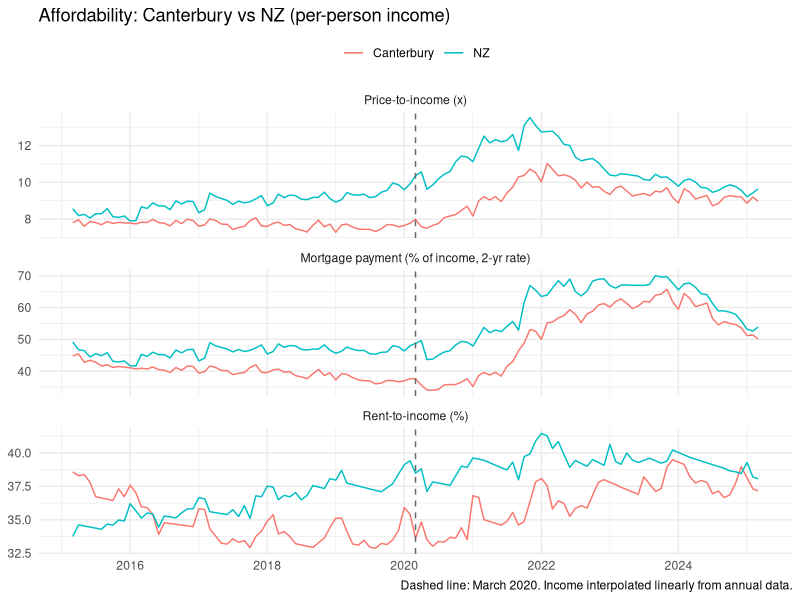
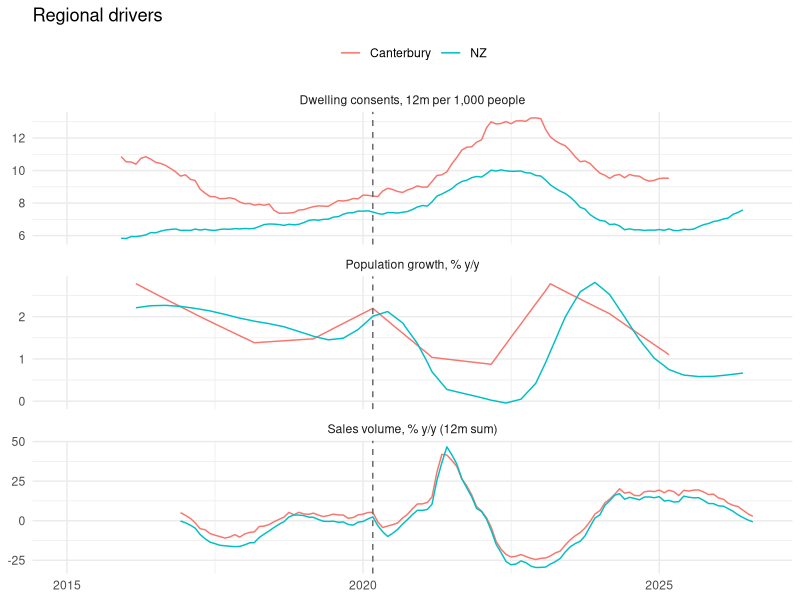
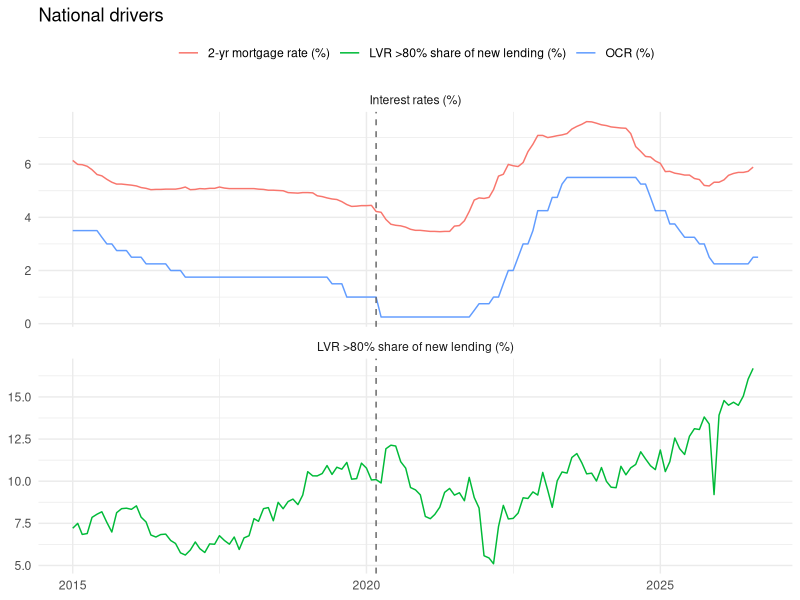
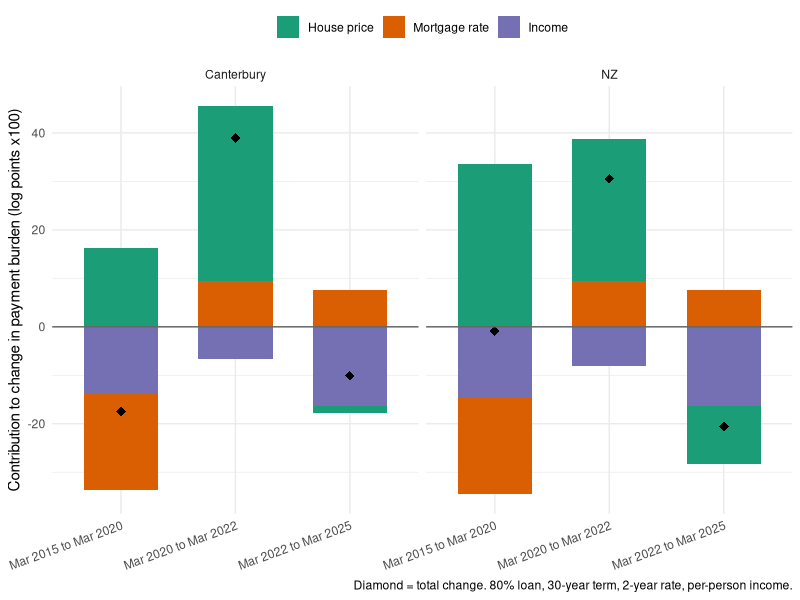
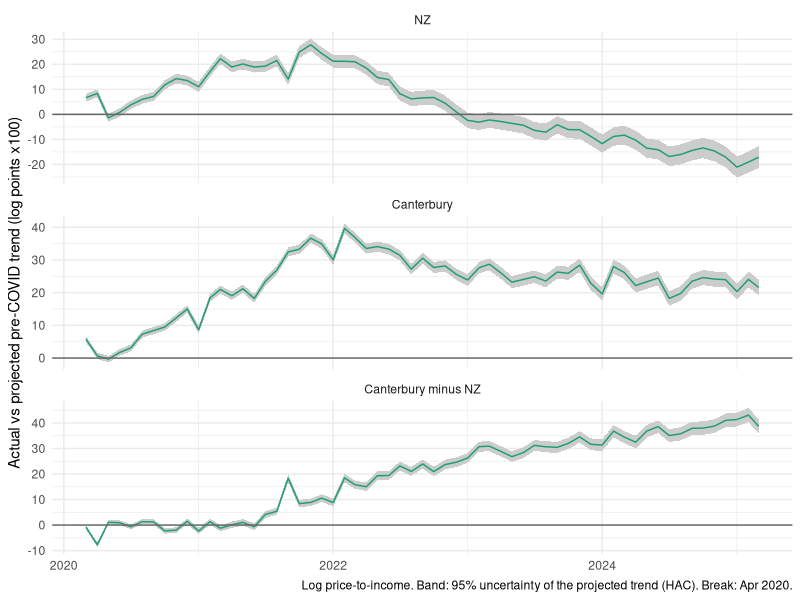
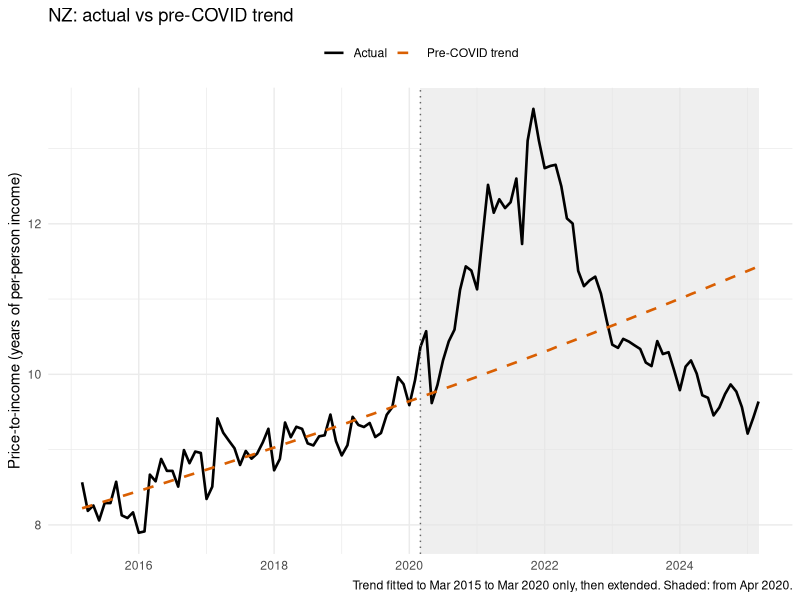
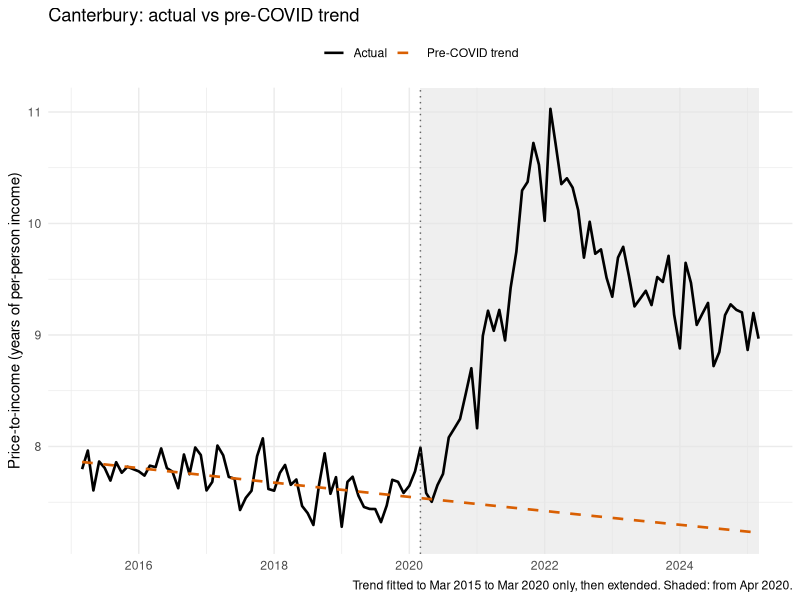
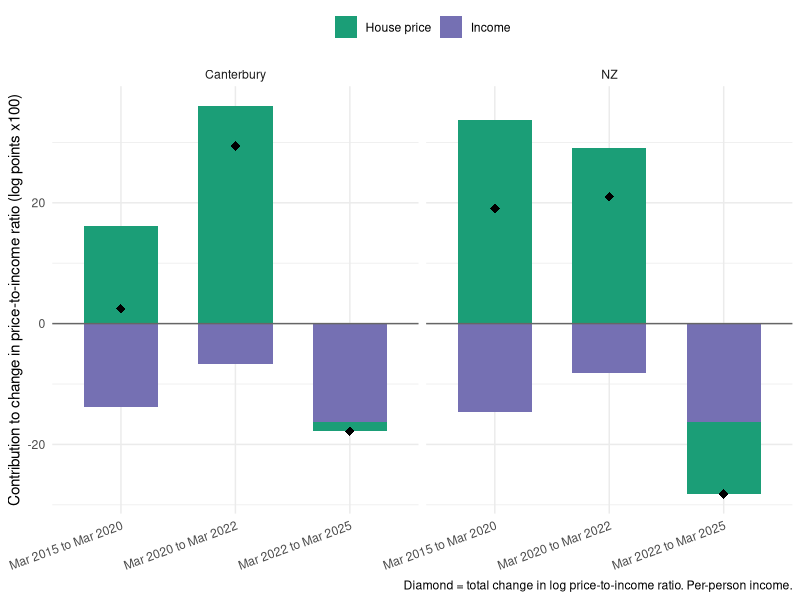

These charts were generated, in order, by the following R code:
## ---- chunk 1
library(tidyverse)
library(readxl)
library(zoo)

raw <- read_excel("Time_series_data.xlsx", sheet = "Combined")
names(raw) <- str_squish(names(raw))   # strips trailing/double spaces

df <- raw %>%
  transmute(
    date          = as.Date(Date),
    nz_price      = `NZ Median sale price`,
    cant_price    = `Canterbury Median sale price`,
    nz_rent       = `Median Rent`,
    cant_rent     = `Canterbury Median Rent`,
    rate_1y       = `1 Year Mortgage Rate`,
    rate_2y       = `2 Year Mortgage Rate`,
    ocr           = OCR,
    income_nz     = `Mean Income`,              # per person
    income_cant   = `Mean Income Canterbury`,   # per person
    unemp         = `Unemployment Rate`,
    cpi           = CPI,
    pop_nz        = Population,
    pop_cant      = `Canterbury Population`,
    lvr_total     = `LVR Total New Commitments (NZDm)`,
    lvr_above80   = `LVR Above 80% Commitments (NZDm)`,
    consents_nz   = `Dwelling Unit Consents`,
    consents_cant = `Canterbury Dwelling Unit Consents`,
    vol_nz        = `Volume Sold`,
    vol_cant      = `Volume Sold Canterbury`,
    net_mig_nz    = `Net migration`,
    bright_line   = `Bright Line Test Period`
  )

# monthly grid, no gaps
stopifnot(all(as.numeric(diff(df$date)) %in% 28:31))
## ---- chunk 2
# linear between observed points; na.rm = FALSE means no extrapolation
interp_vars <- c("income_nz", "income_cant", "unemp", "cpi", "pop_nz", "pop_cant")

df <- df %>%
  mutate(across(all_of(interp_vars), ~ na.approx(.x, na.rm = FALSE)))
## ---- chunk 3
# monthly P&I payment on an 80% loan, as % of annual income
pmt_share <- function(price, rate_pct, income, ltv = 0.8, years = 30) {
  r <- rate_pct / 100 / 12
  n <- years * 12
  payment <- price * ltv * r / (1 - (1 + r)^(-n))
  payment * 12 / income * 100
}

df <- df %>%
  mutate(
    # affordability outcomes (2-year main, 1-year sensitivity)
    pti_nz       = nz_price / income_nz,
    pti_cant     = cant_price / income_cant,
    serv_nz_2y   = pmt_share(nz_price,   rate_2y, income_nz),
    serv_cant_2y = pmt_share(cant_price, rate_2y, income_cant),
    serv_nz_1y   = pmt_share(nz_price,   rate_1y, income_nz),
    serv_cant_1y = pmt_share(cant_price, rate_1y, income_cant),
    rti_nz       = nz_rent   * 52 / income_nz   * 100,
    rti_cant     = cant_rent * 52 / income_cant * 100,

    # regressors
    lvr_share       = lvr_above80 / lvr_total * 100,
    pop_growth_nz   = 100 * (pop_nz   / dplyr::lag(pop_nz, 12)   - 1),
    pop_growth_cant = 100 * (pop_cant / dplyr::lag(pop_cant, 12) - 1),

    consents_12m_nz       = rollsumr(consents_nz,   12, fill = NA),
    consents_12m_cant     = rollsumr(consents_cant, 12, fill = NA),
    consents_per1000_nz   = consents_12m_nz   / pop_nz   * 1000,
    consents_per1000_cant = consents_12m_cant / pop_cant * 1000,

    vol_12m_nz   = rollsumr(vol_nz,   12, fill = NA),
    vol_12m_cant = rollsumr(vol_cant, 12, fill = NA),
    vol_yoy_nz   = 100 * (vol_12m_nz   / dplyr::lag(vol_12m_nz, 12)   - 1),
    vol_yoy_cant = 100 * (vol_12m_cant / dplyr::lag(vol_12m_cant, 12) - 1)
  )
## ---- chunk 4
# coverage of every variable
df %>%
  pivot_longer(-date) %>%
  filter(!is.na(value)) %>%
  group_by(name) %>%
  summarise(n = n(), first = min(date), last = max(date), .groups = "drop") %>%
  print(n = Inf)

# constructed measures vs the official annual points (levels differ: per person vs household)
official <- raw %>%
  transmute(date = as.Date(Date),
            off_pti_nz   = `New Zealand House value to income`,
            off_pti_cant = `Canterbury Region House value to income`,
            off_ser_nz   = `New Zealand Mortgage payment proportion of income`,
            off_ser_cant = `Canterbury Region Mortgage payment proportion of income`) %>%
  filter(!is.na(off_pti_nz))

chk <- official %>%
  inner_join(df %>% select(date, pti_nz, pti_cant, serv_nz_2y, serv_cant_2y,
                           serv_nz_1y, serv_cant_1y), by = "date") %>%
  drop_na()

tibble(
  measure     = c("PTI", "Serv 2y", "Serv 1y"),
  cor_nz      = c(cor(chk$off_pti_nz, chk$pti_nz),
                  cor(chk$off_ser_nz, chk$serv_nz_2y),
                  cor(chk$off_ser_nz, chk$serv_nz_1y)),
  cor_cant    = c(cor(chk$off_pti_cant, chk$pti_cant),
                  cor(chk$off_ser_cant, chk$serv_cant_2y),
                  cor(chk$off_ser_cant, chk$serv_cant_1y))
) %>% mutate(across(where(is.numeric), ~ round(.x, 2)))
## ---- chunk 5
# outcomes, Canterbury vs NZ
covid <- as.Date("2020-03-01")

outcomes <- df %>%
  select(date, pti_nz, pti_cant, serv_nz = serv_nz_2y, serv_cant = serv_cant_2y,
         rti_nz, rti_cant) %>%
  pivot_longer(-date, names_to = c("measure", "region"),
               names_pattern = "(.*)_(nz|cant)") %>%
  filter(!is.na(value)) %>%
  mutate(region  = recode(region, nz = "NZ", cant = "Canterbury"),
         measure = factor(measure, levels = c("pti", "serv", "rti"),
                          labels = c("Price-to-income (x)",
                                     "Mortgage payment (% of income, 2-yr rate)",
                                     "Rent-to-income (%)")))

ggplot(outcomes, aes(date, value, colour = region)) +
  geom_line() +
  geom_vline(xintercept = covid, linetype = "dashed", colour = "grey40") +
  facet_wrap(~ measure, scales = "free_y", ncol = 1) +
  labs(x = NULL, y = NULL, colour = NULL,
       title = "Affordability: Canterbury vs NZ (per-person income)",
       caption = "Dashed line: March 2020. Income interpolated linearly from annual data.") +
  theme_minimal() + theme(legend.position = "top")
## ---- chunk 6
# drivers
by_region <- df %>%
  select(date, consents_per1000_nz, consents_per1000_cant,
         pop_growth_nz, pop_growth_cant, vol_yoy_nz, vol_yoy_cant) %>%
  pivot_longer(-date, names_to = c("var", "region"),
               names_pattern = "(.*)_(nz|cant)") %>%
  mutate(region = recode(region, nz = "NZ", cant = "Canterbury"),
         var = factor(var, levels = c("consents_per1000", "pop_growth", "vol_yoy"),
                      labels = c("Dwelling consents, 12m per 1,000 people",
                                 "Population growth, % y/y",
                                 "Sales volume, % y/y (12m sum)")))

ggplot(by_region, aes(date, value, colour = region)) +
  geom_line(na.rm = TRUE) +
  geom_vline(xintercept = covid, linetype = "dashed", colour = "grey40") +
  facet_wrap(~ var, scales = "free_y", ncol = 1) +
  labs(x = NULL, y = NULL, colour = NULL, title = "Regional drivers") +
  theme_minimal() + theme(legend.position = "top")

national <- df %>%
  select(date, `2-yr mortgage rate (%)` = rate_2y, `OCR (%)` = ocr,
         `LVR >80% share of new lending (%)` = lvr_share) %>%
  pivot_longer(-date) %>%
  mutate(panel = if_else(name == "LVR >80% share of new lending (%)",
                         "LVR >80% share of new lending (%)", "Interest rates (%)"))

ggplot(national, aes(date, value, colour = name)) +
  geom_line(na.rm = TRUE) +
  geom_vline(xintercept = covid, linetype = "dashed", colour = "grey40") +
  facet_wrap(~ panel, scales = "free_y", ncol = 1) +
  labs(x = NULL, y = NULL, colour = NULL, title = "National drivers") +
  theme_minimal() + theme(legend.position = "top")
## ---- chunk 7
# pre/post COVID means
df %>%
  filter(!is.na(pti_nz)) %>%
  mutate(period = if_else(date < covid, "Pre-COVID (to Feb 2020)", "Mar 2020 onward")) %>%
  group_by(period) %>%
  summarise(across(c(pti_nz, pti_cant, serv_nz_2y, serv_cant_2y, rti_nz, rti_cant),
                   ~ round(mean(.x, na.rm = TRUE), 1)), .groups = "drop")
## ---- chunk 8
# decomposition of the change in payment burden
k_fun <- function(rate_pct, years = 30) {          # monthly payment per $1 borrowed
  r <- rate_pct / 100 / 12
  n <- years * 12
  r / (1 - (1 + r)^(-n))
}

windows <- tibble(
  window = c("Mar 2015 to Mar 2020", "Mar 2020 to Mar 2022", "Mar 2022 to Mar 2025"),
  from   = as.Date(c("2015-03-01", "2020-03-01", "2022-03-01")),
  to     = as.Date(c("2020-03-01", "2022-03-01", "2025-03-01"))
)
anchors <- unique(c(windows$from, windows$to))

dl <- df %>%
  filter(date %in% anchors) %>%
  transmute(date,
            NZ_price          = log(nz_price),
            NZ_rate           = log(k_fun(rate_2y)),
            NZ_income         = -log(income_nz),        # higher income lowers the burden
            Canterbury_price  = log(cant_price),
            Canterbury_rate   = log(k_fun(rate_2y)),
            Canterbury_income = -log(income_cant)) %>%
  pivot_longer(-date, names_to = c("region", "component"), names_sep = "_")

start <- dl %>% rename(from = date, v0 = value)
end   <- dl %>% rename(to   = date, v1 = value)

contrib <- windows %>%
  inner_join(start, by = "from") %>%
  inner_join(end, by = c("to", "region", "component")) %>%
  mutate(contribution = 100 * (v1 - v0),
         window    = factor(window, levels = windows$window),
         component = factor(component, levels = c("price", "rate", "income")))

totals <- contrib %>%
  group_by(window, region) %>%
  summarise(total = sum(contribution), .groups = "drop")

# check: contributions must sum to the direct change in log burden
direct <- windows %>%
  inner_join(df %>% select(from = date, nz0 = serv_nz_2y, c0 = serv_cant_2y), by = "from") %>%
  inner_join(df %>% select(to = date, nz1 = serv_nz_2y, c1 = serv_cant_2y), by = "to") %>%
  transmute(window = factor(window, levels = windows$window),
            NZ = 100 * log(nz1 / nz0), Canterbury = 100 * log(c1 / c0)) %>%
  pivot_longer(-window, names_to = "region", values_to = "direct")
chk <- left_join(totals, direct, by = c("window", "region"))
stopifnot(all(abs(chk$total - chk$direct) < 1e-8))

contrib %>%
  select(window, region, component, contribution) %>%
  pivot_wider(names_from = component, values_from = contribution) %>%
  left_join(totals, by = c("window", "region")) %>%
  mutate(across(where(is.numeric), ~ round(.x, 1))) %>%
  arrange(region, window)

ggplot(contrib, aes(window, contribution, fill = component)) +
  geom_col(width = 0.65) +
  geom_point(data = totals, aes(y = total, fill = NULL), shape = 18, size = 3,
             show.legend = FALSE) +
  geom_hline(yintercept = 0, colour = "grey40") +
  facet_wrap(~ region) +
  scale_fill_manual(values = c(price = "#1b9e77", rate = "#d95f02", income = "#7570b3"),
                    labels = c("House price", "Mortgage rate", "Income")) +
  labs(x = NULL, y = "Contribution to change in payment burden (log points x100)",
       fill = NULL,
       caption = "Diamond = total change. 80% loan, 30-year term, 2-year rate, per-person income.") +
  theme_minimal() + theme(legend.position = "top",
                          axis.text.x = element_text(angle = 20, hjust = 1))
## ---- chunk 9
library(sandwich)

break_date <- as.Date("2020-03-01")

q4 <- df %>%
  filter(!is.na(pti_nz)) %>%            # Mar 2015 to Mar 2025
  mutate(t = row_number() / 12,         # time in years
         lpti_nz   = log(pti_nz),
         lpti_cant = log(pti_cant),
         gap       = lpti_cant - lpti_nz,
         period = case_when(
           date < break_date            ~ "pre",
           date < as.Date("2021-04-01") ~ "Apr 2020-Mar 2021",
           date < as.Date("2022-04-01") ~ "Apr 2021-Mar 2022",
           date < as.Date("2023-04-01") ~ "Apr 2022-Mar 2023",
           date < as.Date("2024-04-01") ~ "Apr 2023-Mar 2024",
           TRUE                         ~ "Apr 2024-Mar 2025"))

proj_dev <- function(y, data, break_date) {
  pre  <- data %>% filter(date <  break_date)
  post <- data %>% filter(date >= break_date)

  m0 <- lm(reformulate("t", y), data = pre)
  V  <- NeweyWest(m0, lag = 12, prewhite = FALSE)   # HAC covariance of the trend fit
  X  <- cbind(1, post$t)

  post <- post %>%
    mutate(actual = .data[[y]],
           proj   = as.numeric(X %*% coef(m0)),
           se     = sqrt(rowSums((X %*% V) * X)),     # uncertainty of the projection
           dev    = 100 * (actual - proj),
           lo     = 100 * (actual - proj - 1.96 * se),
           hi     = 100 * (actual - proj + 1.96 * se),
           row    = row_number())

  by_year <- post %>%
    group_by(period) %>%
    summarise(deviation = mean(dev),
              se = 100 * sqrt({xb <- colMeans(X[row, , drop = FALSE]); as.numeric(xb %*% V %*% xb)}),
              .groups = "drop") %>%
    mutate(lo = deviation - 1.96 * se, hi = deviation + 1.96 * se)

  list(monthly = post %>% select(date, period, dev, lo, hi),
       yearly = by_year, pre_slope = 100 * coef(m0)[["t"]])
}

outs <- c(NZ = "lpti_nz", Canterbury = "lpti_cant", `Canterbury minus NZ` = "gap")
res  <- map(outs, ~ proj_dev(.x, q4, break_date))

map_dfr(res, "yearly", .id = "series") %>%
  mutate(across(where(is.numeric), ~ round(.x, 1))) %>%
  arrange(series, period)

round(map_dbl(res, "pre_slope"), 1)       # pre-COVID trend, % per year

map_dfr(res, "monthly", .id = "series") %>%
  mutate(series = factor(series, levels = names(outs))) %>%
  ggplot(aes(date, dev)) +
  geom_ribbon(aes(ymin = lo, ymax = hi), fill = "grey80") +
  geom_line(colour = "#1b9e77") +
  geom_hline(yintercept = 0, colour = "grey40") +
  facet_wrap(~ series, ncol = 1, scales = "free_y") +
  labs(x = NULL, y = "Actual vs projected pre-COVID trend (log points x100)",
       caption = "Log price-to-income. Band: 95% uncertainty of the projected trend (HAC). Break: Apr 2020.") +
  theme_minimal()
## ---- chunk 10
break_date <- as.Date("2020-03-01")

trend_plot <- function(var, region) {
  d <- df %>% filter(!is.na(.data[[var]])) %>%
    mutate(t = row_number() / 12, actual = .data[[var]])

  fit <- lm(log(actual) ~ t, data = filter(d, date < break_date))   # pre-COVID trend only
  d <- d %>% mutate(predicted = exp(predict(fit, newdata = d)))

  d %>%
    select(date, Actual = actual, `Pre-COVID trend` = predicted) %>%
    pivot_longer(-date, names_to = "series", values_to = "pti") %>%
    ggplot(aes(date, pti, colour = series, linetype = series)) +
    annotate("rect", xmin = break_date, xmax = max(d$date),
             ymin = -Inf, ymax = Inf, fill = "grey90", alpha = 0.6) +
    geom_line(linewidth = 0.9) +
    geom_vline(xintercept = break_date, colour = "grey40", linetype = "dotted") +
    scale_colour_manual(values = c(Actual = "black", `Pre-COVID trend` = "#d95f02")) +
    scale_linetype_manual(values = c(Actual = "solid", `Pre-COVID trend` = "dashed")) +
    labs(x = NULL, y = "Price-to-income (years of per-person income)",
         colour = NULL, linetype = NULL,
         title = paste0(region, ": actual vs pre-COVID trend"),
         caption = "Trend fitted to Mar 2015 to Mar 2020 only, then extended. Shaded: from Apr 2020.") +
    theme_minimal() + theme(legend.position = "top")
}

trend_plot("pti_nz",   "NZ")
trend_plot("pti_cant", "Canterbury")
## ---- chunk 11
## ---- chunk 12b: PTI decomposition (price vs income, exact) ----------------
# log(PTI) = log(price) - log(income), so unlike the payment-burden
# decomposition (which runs through the nonlinear annuity formula and needs
# a rate term + residual), this one has exactly two components and sums to
# the total with NO residual. Reuses `windows` / `anchors` from chunk 11.

dl_pti <- df %>%
  filter(date %in% anchors) %>%
  transmute(date,
            NZ_price          = log(nz_price),
            NZ_income         = -log(income_nz),       # higher income lowers PTI
            Canterbury_price  = log(cant_price),
            Canterbury_income = -log(income_cant)) %>%
  pivot_longer(-date, names_to = c("region", "component"), names_sep = "_")

start_pti <- dl_pti %>% rename(from = date, v0 = value)
end_pti   <- dl_pti %>% rename(to   = date, v1 = value)

contrib_pti <- windows %>%
  inner_join(start_pti, by = "from") %>%
  inner_join(end_pti, by = c("to", "region", "component")) %>%
  mutate(contribution = 100 * (v1 - v0),
         window    = factor(window, levels = windows$window),
         component = factor(component, levels = c("price", "income")))

totals_pti <- contrib_pti %>%
  group_by(window, region) %>%
  summarise(total = sum(contribution), .groups = "drop")

# check: contributions must sum to the direct change in log PTI
direct_pti <- windows %>%
  inner_join(df %>% select(from = date, nz0 = pti_nz, c0 = pti_cant), by = "from") %>%
  inner_join(df %>% select(to = date, nz1 = pti_nz, c1 = pti_cant), by = "to") %>%
  transmute(window = factor(window, levels = windows$window),
            NZ = 100 * log(nz1 / nz0), Canterbury = 100 * log(c1 / c0)) %>%
  pivot_longer(-window, names_to = "region", values_to = "direct")
chk_pti <- left_join(totals_pti, direct_pti, by = c("window", "region"))
stopifnot(all(abs(chk_pti$total - chk_pti$direct) < 1e-8))

contrib_pti %>%
  select(window, region, component, contribution) %>%
  pivot_wider(names_from = component, values_from = contribution) %>%
  left_join(totals_pti, by = c("window", "region")) %>%
  mutate(across(where(is.numeric), ~ round(.x, 1))) %>%
  arrange(region, window)

## ---- chunk 12c: plot ------------------------------------------------------
ggplot(contrib_pti, aes(window, contribution, fill = component)) +
  geom_col(width = 0.65) +
  geom_point(data = totals_pti, aes(y = total, fill = NULL), shape = 18, size = 3,
             show.legend = FALSE) +
  geom_hline(yintercept = 0, colour = "grey40") +
  facet_wrap(~ region) +
  scale_fill_manual(values = c(price = "#1b9e77", income = "#7570b3"),
                    labels = c("House price", "Income")) +
  labs(x = NULL, y = "Contribution to change in price-to-income ratio (log points x100)",
       fill = NULL,
       caption = "Diamond = total change in log price-to-income ratio. Per-person income.") +
  theme_minimal() + theme(legend.position = "top",
                          axis.text.x = element_text(angle = 20, hjust = 1))
